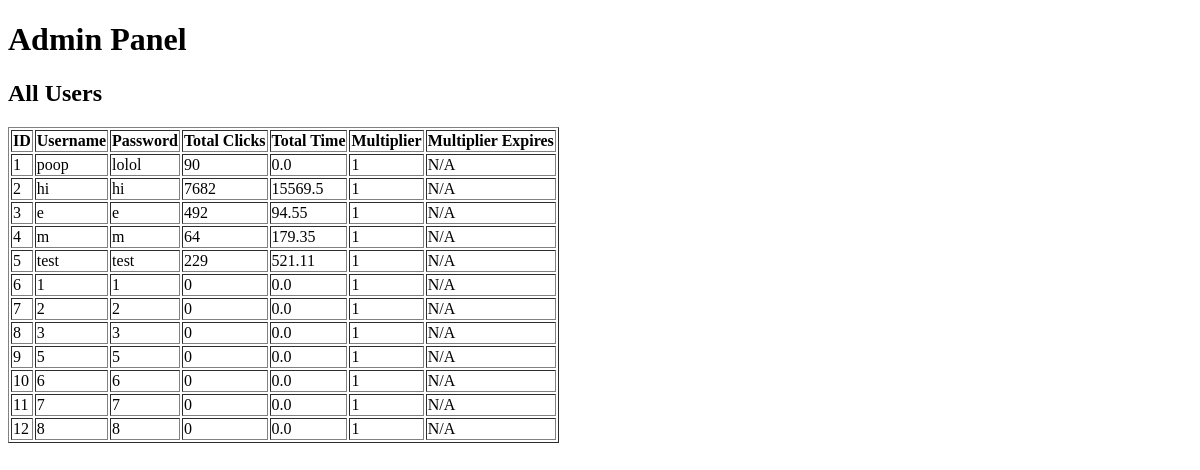
/admin, run on an earlier commit of the app's database.
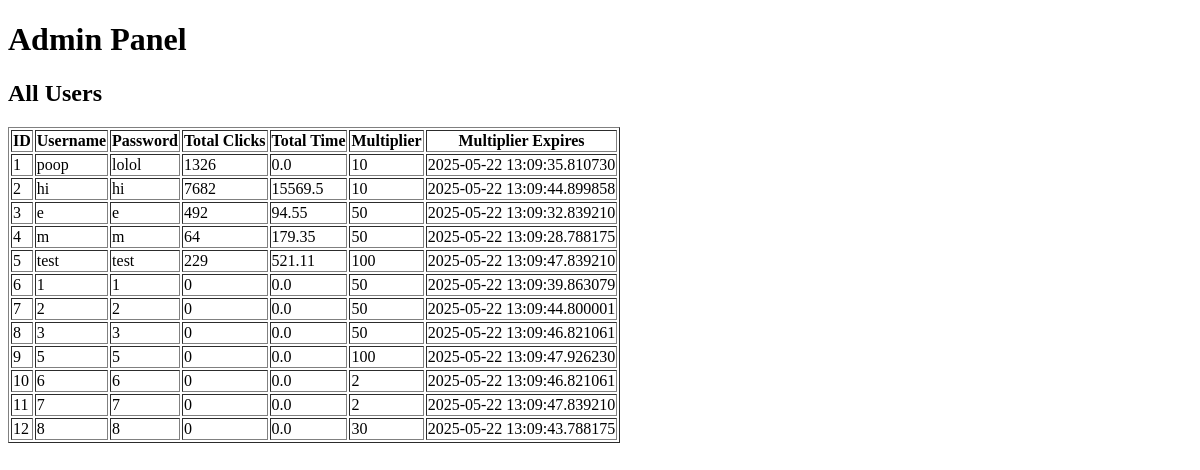
And on a later commit of the database.
### app.py (models this page shows)
class User(db.Model):
    id = db.Column(db.Integer, primary_key=True)
    username = db.Column(db.String(80), unique=True, nullable=False)
    password = db.Column(db.String(80), nullable=False)  # Simple password storage
    total_clicks = db.Column(db.Integer, default=0)
    total_time = db.Column(db.Float, default=0.0)
    multiplier = db.Column(db.Integer, default=1)
    multiplier_expires = db.Column(db.DateTime, nullable=True)

### app.py (the view)
@app.route('/admin')
def admin():
    users = User.query.all()
    return render_template('admin.html', users=users)

### templates/admin.html (shortened to what this page needs)
<!DOCTYPE html>
<html lang="en">
<head>
</head>
<body>
    <h1>Admin Panel</h1>
    <h2>All Users</h2>
    <table border="1">
        <thead>
            <tr>
                <th>ID</th>
                <th>Username</th>
                <th>Password</th>
                <th>Total Clicks</th>
                <th>Total Time</th>
                <th>Multiplier</th>
                <th>Multiplier Expires</th>
            </tr>
        </thead>
        <tbody>
            {% for user in users %}
            <tr>
                <td>{{ user.id }}</td>
                <td>{{ user.username }}</td>
                <td>{{ user.password }}</td>
                <td>{{ user.total_clicks }}</td>
                <td>{{ user.total_time | round(2) }}</td>
                <td>{{ user.multiplier }}</td>
                <td>{{ user.multiplier_expires if user.multiplier_expires else 'N/A' }}</td>
            </tr>
            {% else %}
            <tr>
                <td colspan="6">No users found.</td>
            </tr>
            {% endfor %}
        </tbody>
    </table>
</body>
</html>

What changed in the data, as far as the page shows it:
changed User "poop": total_clicks "90" → "1326"; multiplier "1" → "10"; multiplier_expires "N/A" → "2025-05-22 13:09:35.810730"
changed User "hi": multiplier "1" → "10"; multiplier_expires "N/A" → "2025-05-22 13:09:44.899858"
changed User id 3: multiplier "1" → "50"; multiplier_expires "N/A" → "2025-05-22 13:09:32.839210"
changed User id 4: multiplier "1" → "50"; multiplier_expires "N/A" → "2025-05-22 13:09:28.788175"
changed User "test": multiplier "1" → "100"; multiplier_expires "N/A" → "2025-05-22 13:09:47.839210"
changed User id 6: multiplier "1" → "50"; multiplier_expires "N/A" → "2025-05-22 13:09:39.863079"
changed User id 7: multiplier "1" → "50"; multiplier_expires "N/A" → "2025-05-22 13:09:44.800001"
changed User id 8: multiplier "1" → "50"; multiplier_expires "N/A" → "2025-05-22 13:09:46.821061"
changed User id 9: multiplier "1" → "100"; multiplier_expires "N/A" → "2025-05-22 13:09:47.926230"
changed User id 10: multiplier "1" → "2"; multiplier_expires "N/A" → "2025-05-22 13:09:46.821061"
changed User id 11: multiplier "1" → "2"; multiplier_expires "N/A" → "2025-05-22 13:09:47.839210"
changed User id 12: multiplier "1" → "30"; multiplier_expires "N/A" → "2025-05-22 13:09:43.788175"
